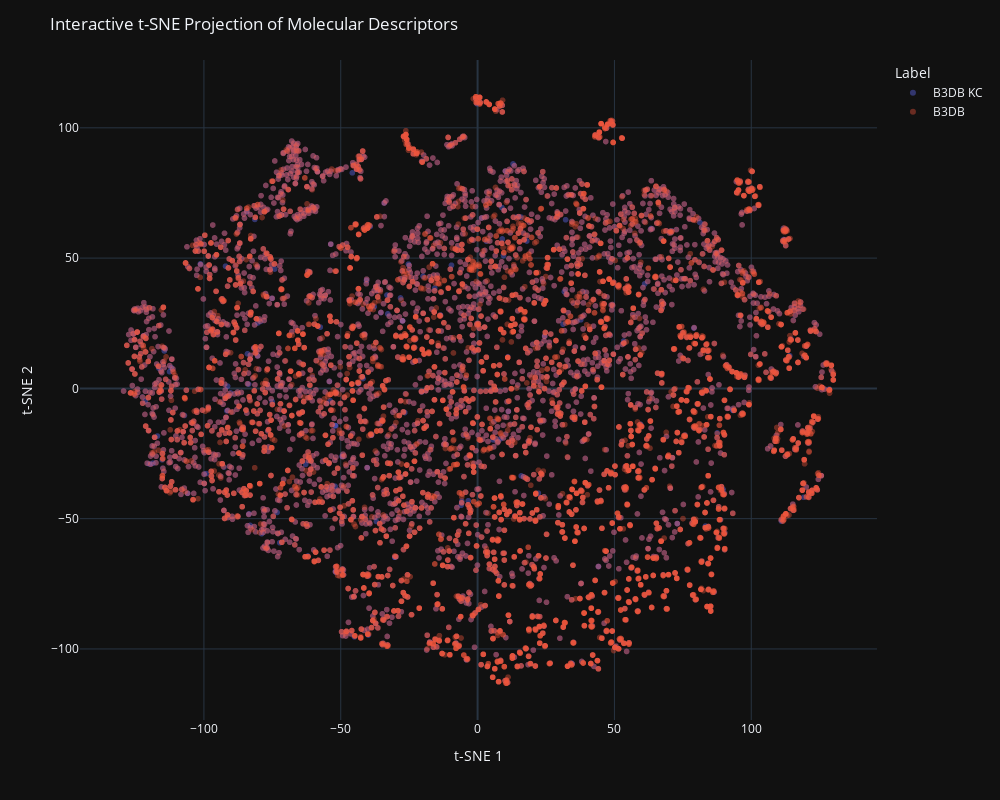

Notebook code for this chart:
### Code cell
df = pd.DataFrame({
    't-SNE 1': tsne_results[:, 0],
    't-SNE 2': tsne_results[:, 1],
    'Label': labels,
    'SMILES': list(df_b3db_kc.smiles)+list(df_b3db.SMILES),
    'names': list(df_b3db_kc.names)+list(df_b3db.compound_name),
})

# Create the interactive scatter plot
fig = px.scatter(
    df, x='t-SNE 1', y='t-SNE 2', 
    color='Label', hover_data=['names'], 
    size_max=2, opacity=0.4
)
# Customize the layout
fig.update_layout(
    title='Interactive t-SNE Projection of Molecular Descriptors',
    xaxis_title='t-SNE 1',
    yaxis_title='t-SNE 2',
    width=1000,  # Adjust the figure width
    height=800,  # Adjust the figure height
    template="plotly_dark"  # Use dark theme
)

# Show the plot
fig.show()

### Figure 1 — Plotly figure (JSON) as saved in the notebook; plotly's stock layout.template omitted (floating-point values rounded to 4 significant figures; data arrays with more than 128 entries replaced by an {"elided": "..."} marker saying what was removed)
{"data": [{"customdata": {"elided": "3414x1 str values"}, "hovertemplate": "Label=B3DB KC<br>t-SNE 1=%{x}<br>t-SNE 2=%{y}<br>names=%{customdata[0]}<extra></extra>", "legendgroup": "B3DB KC", "marker": {"color": "#636efa", "opacity": 0.4, "symbol": "circle"}, "mode": "markers", "name": "B3DB KC", "showlegend": true, "x": {"elided": "3414 float values"}, "xaxis": "x", "y": {"elided": "3414 float values"}, "yaxis": "y", "type": "scattergl"}, {"customdata": {"elided": "7807x1 str values"}, "hovertemplate": "Label=B3DB<br>t-SNE 1=%{x}<br>t-SNE 2=%{y}<br>names=%{customdata[0]}<extra></extra>", "legendgroup": "B3DB", "marker": {"color": "#EF553B", "opacity": 0.4, "symbol": "circle"}, "mode": "markers", "name": "B3DB", "showlegend": true, "x": {"elided": "7807 float values"}, "xaxis": "x", "y": {"elided": "7807 float values"}, "yaxis": "y", "type": "scattergl"}], "layout": {"xaxis": {"anchor": "y", "domain": [0.0, 1.0], "title": {"text": "t-SNE 1"}}, "yaxis": {"anchor": "x", "domain": [0.0, 1.0], "title": {"text": "t-SNE 2"}}, "legend": {"title": {"text": "Label"}, "tracegroupgap": 0}, "margin": {"t": 60}, "title": {"text": "Interactive t-SNE Projection of Molecular Descriptors"}, "width": 1000, "height": 800}}
